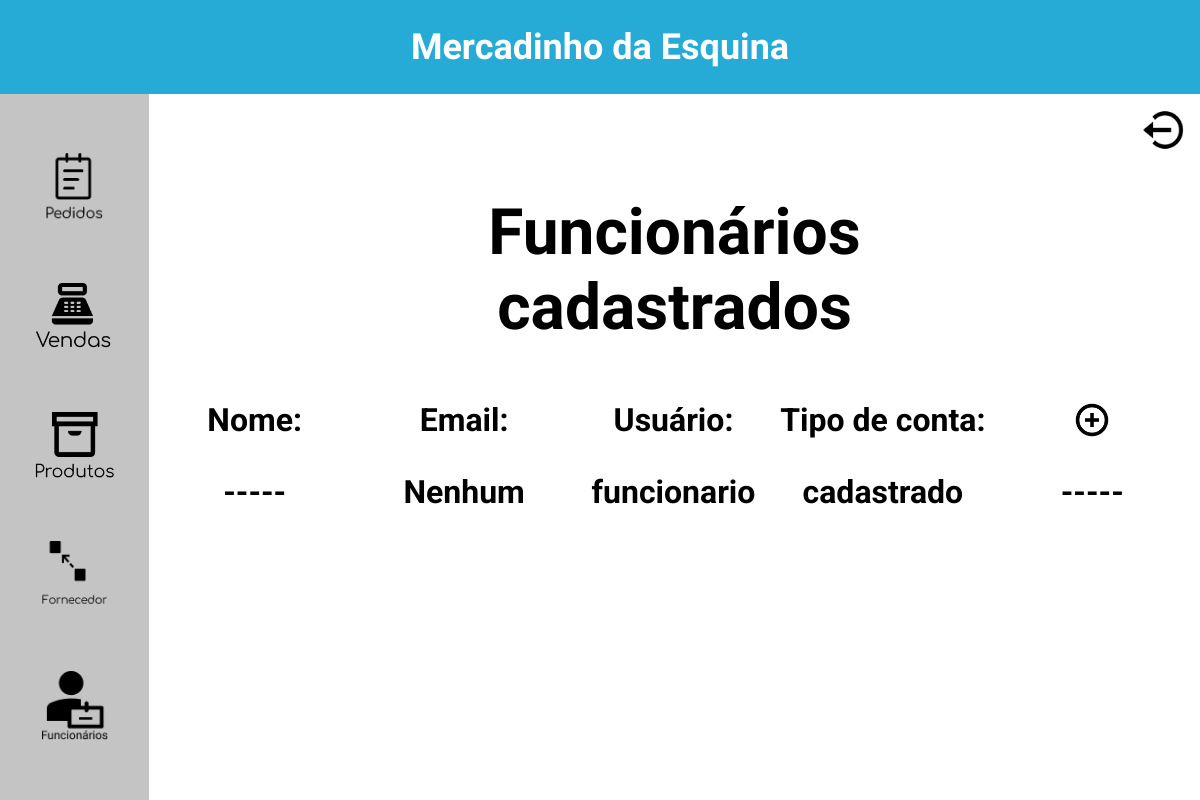
/mercadinho/funcionarios.php, run on an earlier commit of the app's database.
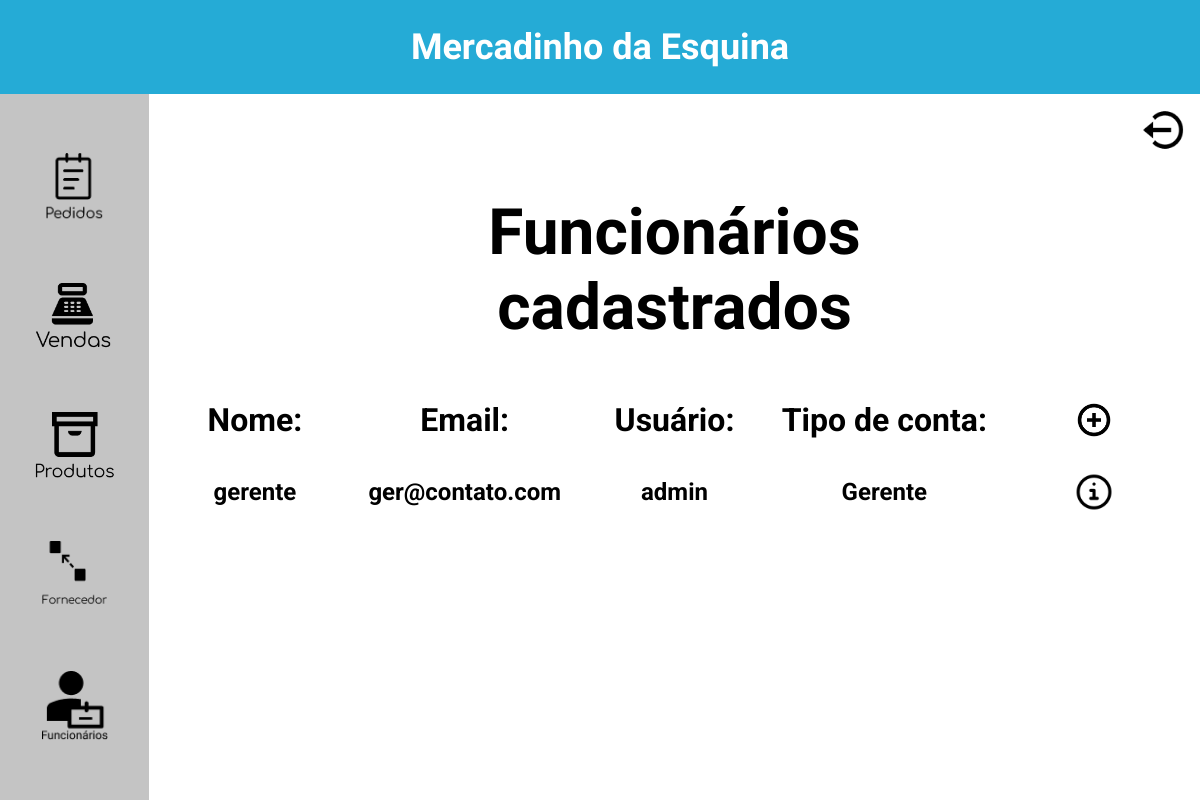
And on a later commit of the database.
### tables this page shows
create table funcionarios (
    id_funcionario INT NOT NULL PRIMARY KEY AUTO_INCREMENT,
    nome VARCHAR(50) NOT NULL,
    endereco VARCHAR(50) NOT NULL,
    telefone VARCHAR(11) NOT NULL,
    email VARCHAR(50) NOT NULL,
    usuario VARCHAR(50) NOT NULL,
    senha VARCHAR(50) NOT NULL,
    admin TINYINT NOT NULL DEFAULT 0
);

### mercadinho/Classes/Func.php (the view, shortened to what this page needs)
<?php
class Func
{
    function listarUsuario($conn){
        $sql = "SELECT *
        FROM funcionarios";
        $result = $conn->query($sql);
        if ($result and $result->num_rows > 0) {
            while($row = $result->fetch_assoc()) {
                $id = $row["id_funcionario"];
                if ($row['admin'] === '1') {
                    $text = "Gerente";
                }
                else {
                    $text = "Atendente";
                }
                if ($id === '1') {
                    echo "<tr>".
                         '<td style="text-align: center;"><h2>'.$row["nome"].'</h2></td>'.
                         '<td style="text-align: center;"><h2>'.$row["email"].'</h2></td>'.
                         '<td style="text-align: center;"><h2>'.$row["usuario"].'</h2></td>'.
                         '<td style="text-align: center;"><h2>'.$text.'</h2></td>'.
                         '<td style="text-align: center;">'.
                            '<img src="assets/info.png" style="height: 38px; cursor: help;"'.
                            'title="O usuário padrão foi configurado na instalação do sistema, para solicitar&#013;'.
                            'qualquer mudança, entre em contato através do telefone (35) 98800-0085">'.
                         "</tr>";
                }
            }
        }
        else {
            echo "<tr>".
                 '<td style="text-align: center;"> <h1>-----</h1> </td>'.
                 '<td style="text-align: center;"> <h1>Nenhum</h1> </td>'.
                 '<td style="text-align: center;"> <h1>funcionario</h1> </td>'.
                 '<td style="text-align: center;"> <h1>cadastrado</h1> </td>'.
                 '<td style="text-align: center;"> <h1>-----</h1> </td>'.
                 "<td>";
        }
    }
}
?>

What changed in the data, as far as the page shows it:
added funcionarios: nome "gerente", email "ger@contato.com", usuario "admin", admin "Gerente"
Also different on the page:
text no longer shown: "----- Nenhum funcionario cadastrado -----"
